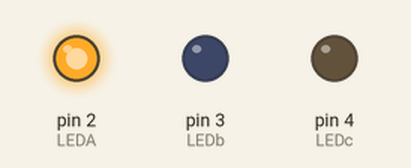
Simulated run of this sketch. Board: Arduino Uno, built with avr-gcc and run on an emulated ATmega328P. Parts: output pins drawn as LEDs (lit = HIGH).

Above: at 0.05 s.
Timing chart, 0 to 5.8 s (numbered marks = the images above):
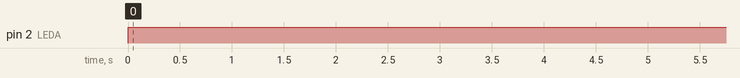

Measured:
- by itself, pin 2 (LEDA): LOW → HIGH at 0.00 s

The sketch:

sem.ino
```cpp
int LEDA = 2;
int LEDb = 3;
int LEDc = 4;

void setup(){
  pinMode(LEDA, OUTPUT);
  pinMode(LEDb, OUTPUT);
  pinMode(LEDc, OUTPUT);

  digitalWrite(LEDA, LOW);
  digitalWrite(LEDb, LOW);
  digitalWrite(LEDc, LOW);

}

void loop(){
  digitalWrite(LEDA, HIGH);
  delay (5000);
  digitalWrite(LEDA, LOW);

}
```
